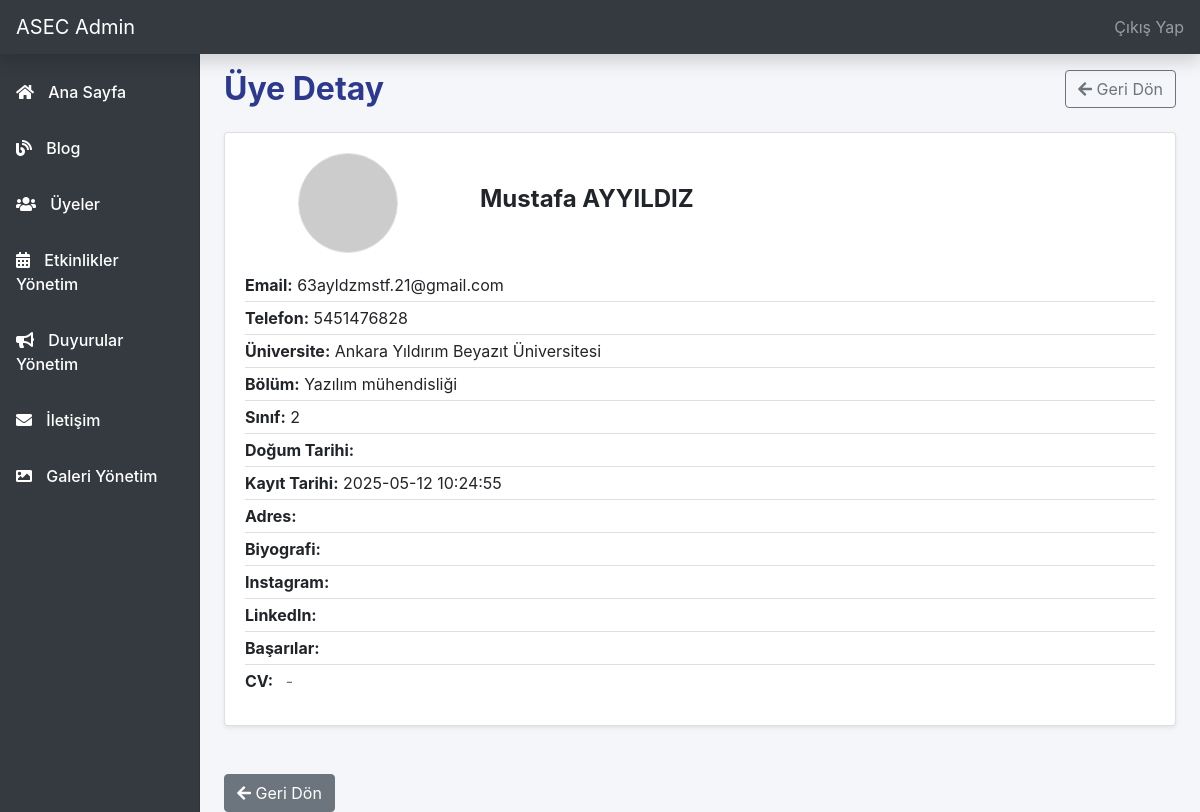
Page /admin/uye-detay.php?id=5 (signed in) on the committed database.
### tables this page shows
CREATE TABLE `users` (
  `id` int(11) NOT NULL,
  `name` varchar(100) NOT NULL,
  `phone` varchar(30) NOT NULL,
  `email` varchar(120) NOT NULL,
  `university` varchar(100) NOT NULL,
  `department` varchar(100) NOT NULL,
  `class` varchar(20) NOT NULL,
  `password` varchar(255) NOT NULL,
  `created_at` timestamp NOT NULL DEFAULT current_timestamp(),
  `cv` varchar(255) DEFAULT NULL,
  `avatar` varchar(255) DEFAULT NULL,
  `birthdate` date DEFAULT NULL,
  `address` varchar(255) DEFAULT NULL,
  `bio` text DEFAULT NULL,
  `instagram` varchar(120) DEFAULT NULL,
  `linkedin` varchar(120) DEFAULT NULL,
  `achievements` text DEFAULT NULL
);

### admin/uye-detay.php (the view, shortened to what this page needs)
<?php
require_once 'includes/config.php';
include 'admin-header.php';
include 'sidebar.php';
$id = intval($_GET['id'] ?? 0);
$sql = "SELECT * FROM users WHERE id = ?";
$stmt = $conn->prepare($sql);
$stmt->bind_param('i', $id);
$stmt->execute();
$result = $stmt->get_result();
$uye = $result->fetch_assoc();
?>
<main class="container-fluid">
    <div class="row">
        <div class="col-md-9 ml-sm-auto col-lg-10 px-md-4">
            <div class="d-flex align-items-center justify-content-between mb-4">
                <h2 class="font-weight-bold mb-0" style="color:#2d3a8c;">Üye Detay</h2>
                <a href="uyeler-yonetim.php" class="btn btn-outline-secondary"><i class="fas fa-arrow-left"></i> Geri Dön</a>
            </div>
            <div class="card shadow-sm mb-4">
    <div class="card-body">
        <div class="row align-items-center mb-3">
            <div class="col-md-3 text-center mb-3 mb-md-0">
                <?php
                $avatar_path = '../uploads/avatar/' . htmlspecialchars($uye['avatar']);
                $default_avatar = 'https://ui-avatars.com/api/?name=' . urlencode($uye['name']);
                if($uye['avatar'] && file_exists($avatar_path)) {
                    echo '<img src="' . $avatar_path . '" alt="Avatar" class="rounded-circle border" style="width:100px;height:100px;object-fit:cover;">';
                } else {
                    echo '<img src="' . $default_avatar . '" alt="Avatar" class="rounded-circle border" style="width:100px;height:100px;object-fit:cover;">';
                }
                ?>
            </div>
            <div class="col-md-9">
                <h4 class="font-weight-bold mb-2"><?php echo htmlspecialchars($uye['name']); ?></h4>
            </div>
        </div>
        <ul class="list-group list-group-flush mb-2">
            <li class="list-group-item px-0 py-1"><strong>Email:</strong> <?php echo htmlspecialchars($uye['email']); ?></li>
            <li class="list-group-item px-0 py-1"><strong>Telefon:</strong> <?php echo htmlspecialchars($uye['phone']); ?></li>
            <li class="list-group-item px-0 py-1"><strong>Üniversite:</strong> <?php echo htmlspecialchars($uye['university']); ?></li>
            <li class="list-group-item px-0 py-1"><strong>Bölüm:</strong> <?php echo htmlspecialchars($uye['department']); ?></li>
            <li class="list-group-item px-0 py-1"><strong>Sınıf:</strong> <?php echo htmlspecialchars($uye['class']); ?></li>
            <li class="list-group-item px-0 py-1"><strong>Doğum Tarihi:</strong> <?php echo htmlspecialchars($uye['birthdate']); ?></li>
            <li class="list-group-item px-0 py-1"><strong>Kayıt Tarihi:</strong> <?php echo htmlspecialchars($uye['created_at']); ?></li>
            <li class="list-group-item px-0 py-1"><strong>Adres:</strong> <?php echo htmlspecialchars($uye['address']); ?></li>
            <li class="list-group-item px-0 py-1"><strong>Biyografi:</strong> <?php echo nl2br(htmlspecialchars($uye['bio'])); ?></li>
            <li class="list-group-item px-0 py-1"><strong>Instagram:</strong> <?php echo htmlspecialchars($uye['instagram']); ?></li>
            <li class="list-group-item px-0 py-1"><strong>LinkedIn:</strong> <?php echo htmlspecialchars($uye['linkedin']); ?></li>
            <li class="list-group-item px-0 py-1"><strong>Başarılar:</strong> <?php echo nl2br(htmlspecialchars($uye['achievements'])); ?></li>
            <li class="list-group-item px-0 py-1"><strong>CV:</strong> <?php
                $cv_path = '../uploads/cv/' . htmlspecialchars($uye['cv']);
                if ($uye['cv'] && file_exists($cv_path)) {
                    echo '<a href="' . $cv_path . '" target="_blank" class="btn btn-sm btn-outline-primary ml-2"><i class="fas fa-file-alt"></i> CV Görüntüle</a>';
                } elseif ($uye['cv']) {
                    echo '<span class="text-danger ml-2">CV dosyası bulunamadı!</span>';
                } else {
                    echo '<span class="text-muted ml-2">-</span>';
                }
            ?></li>
        </ul>
    </div>
</div>
                <a href="uyeler-yonetim.php" class="btn btn-secondary mt-4"><i class="fas fa-arrow-left"></i> Geri Dön</a>
            </div>
        </div>
    </main>
</body>
</html>

### admin/admin-header.php (style rules this page uses)
body { background: #f5f6fa; }
.container, main { margin-left: 240px; padding-top: 70px; }

### rows in the picture
users: name "Mustafa AYYILDIZ", email "63ayldzmstf.21@gmail.com", phone "5451476828", university "Ankara Yıldırım Beyazıt Üniversitesi", department "Yazılım mühendisliği", class "2", created_at "2025-05-12 10:24:55"
